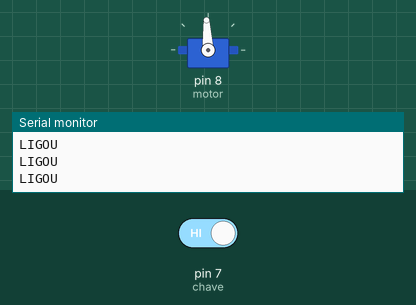
Simulated run of this sketch. Board: Arduino Uno, built with avr-gcc and run on an emulated ATmega328P. Shown: servo, the last lines printed to the serial monitor. Inputs (shaded band) come from the test bench; at power-on: pin 7 (chave) HIGH.

Above: at 4.8 s.
4.9 s: pin 7 (chave) driven LOW
At 5.7 s:
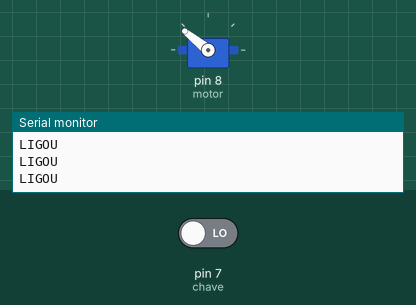
At 6.5 s:
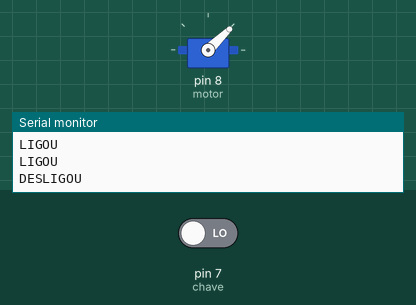
10.9 s: pin 7 (chave) driven HIGH
Timing chart, 0 to 20.4 s (numbered marks = the images above; inputs shaded):
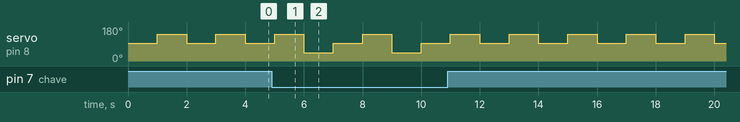

The sketch:

chaveprintanatela.ino
```cpp
#include <Servo.h>

Servo servomotor;
int chave = 7;
int motor = 8;
int nivelChave;

void setup() {
  // put your setup code here, to run once:
  pinMode(chave, INPUT);
  servomotor.attach(motor);
  Serial.begin(9600);
}

void loop() {
  // put your main code here, to run repeatedly:
  nivelChave = digitalRead(chave);

  if (nivelChave == LOW) {
    Serial.println("DESLIGOU");
    servomotor.writeMicroseconds(1000);
    delay(1000);
  }

  Serial.println("LIGOU");
  servomotor.writeMicroseconds(1500);
  delay(1000);
  servomotor.writeMicroseconds(2000);
  delay(1000);
}
```

Measured:
- by itself, servo on pin 8 (motor): alternates 141° for 1.0 s and 93° for 1.0 s
